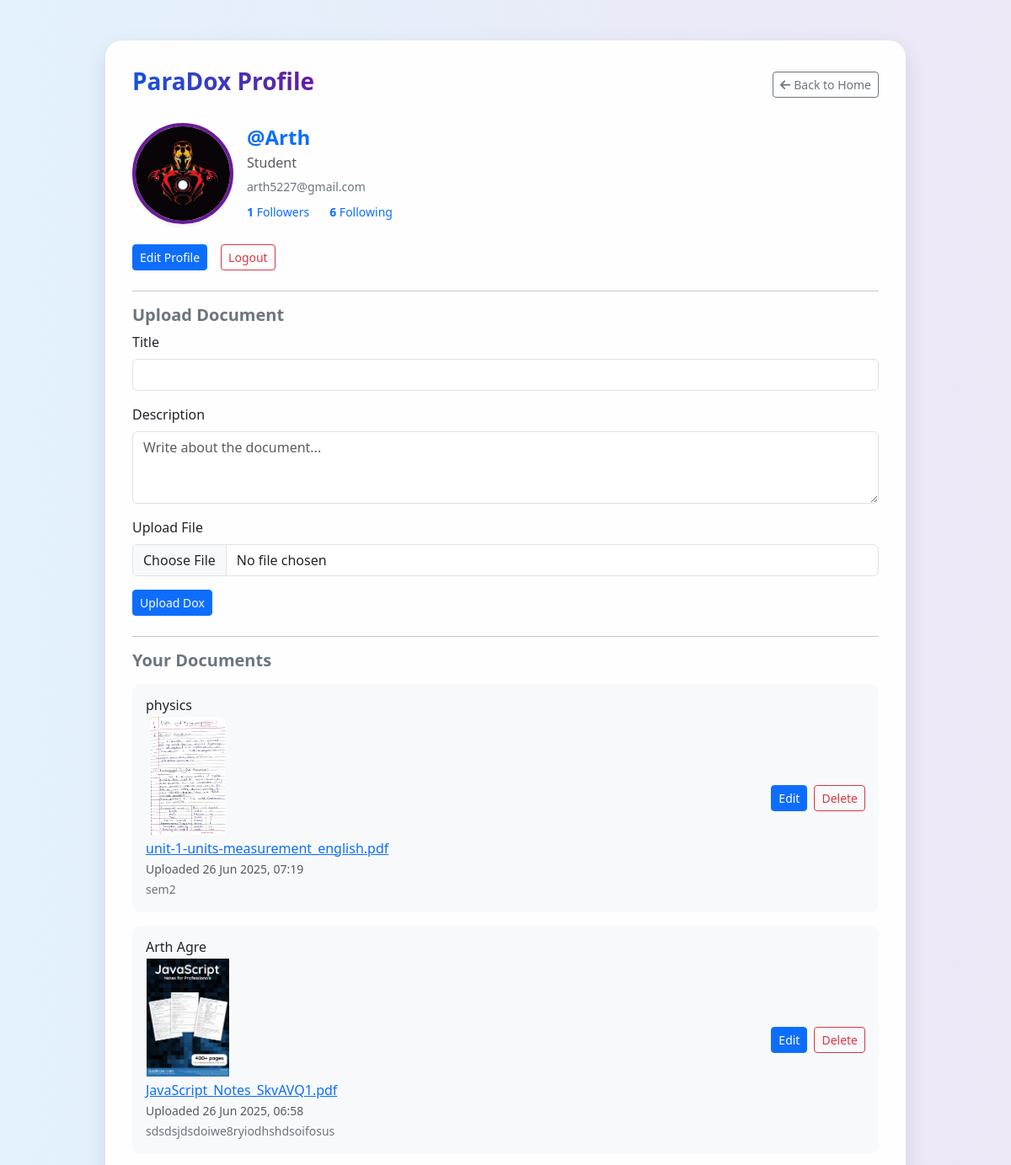
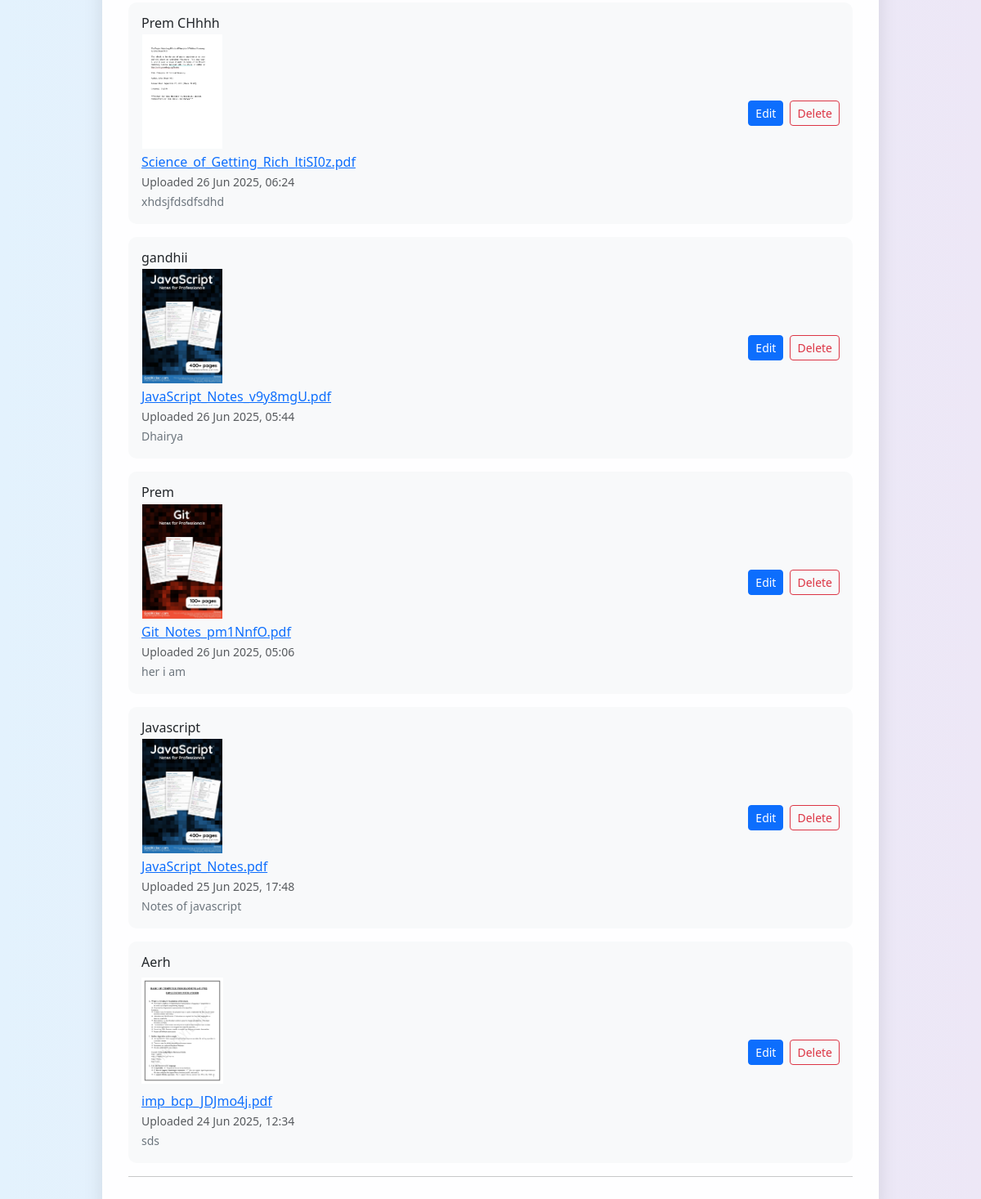
Screenshot of /profile/ (signed in) with the database file from the repository (2 pictures, top to bottom).
### apps/dashboard/models.py (models this page shows)
class User(models.Model):
    email = models.EmailField(unique=True)
    name = models.CharField(max_length=100, default="User", null=True, blank=True)
    mobile = models.CharField(max_length=14, unique=True)
    password = models.CharField(max_length=255)
    otp = models.IntegerField(null=True, blank=True)
    is_active = models.BooleanField(default=False)
    followers = models.ManyToManyField('self', symmetrical=False, related_name='following', blank=True)
    bio = models.TextField(blank=True, null=True)
    profile_image = models.ImageField(upload_to='profile_images/',blank=True, null=True)
    from django.db import models

class Document(models.Model):
    user = models.ForeignKey(User, on_delete=models.CASCADE)
    file = models.FileField(upload_to='documents/')
    title = models.CharField(max_length=100)
    description = models.TextField(blank=True)
    file = models.FileField(upload_to='documents/')
    thumbnail = models.ImageField(upload_to='thumbnails/', blank=True, null=True)
    uploaded_at = models.DateTimeField(auto_now_add=True)

### apps/dashboard/views.py (the view, shortened to what this page needs)
# urls.py: path('profile/', views.profile, name='profile'),
@login_required
def profile(request):
    user = User.objects.get(id=request.session['user_id'])
    uploaded_docs = Document.objects.filter(user=user).order_by('-uploaded_at')
    return render(request, 'dashboard/profile.html', {
        'user': user,
        'uploaded_docs': uploaded_docs,
        'followers_count': user.followers.count(),
        'following_count': user.following.count(),
        'followers': user.followers.all(),
        'following': user.following.all()
    })

### apps/dashboard/context_processors.py (called while the page is built)
def current_user(request):
    user_id = request.session.get('user_id')
    if user_id:
        try:
            user = User.objects.get(id=user_id)
            return {'user': user}
        except User.DoesNotExist:
            return {}
    return {}

### apps/dashboard/views.py (called while the page is built)
def login_required(view_func):
    @wraps(view_func)
    def wrapper(request, *args, **kwargs):
        if 'user_id' not in request.session:
            return redirect('sign_in')
        return view_func(request, *args, **kwargs)
    return wrapper

### apps/dashboard/templates/dashboard/profile.html (shortened to what this page needs)
{% load static %}
<!DOCTYPE html>
<html lang="en">
<head>
  <link href="https://cdn.jsdelivr.net/npm/bootstrap@5.3.3/dist/css/bootstrap.min.css" rel="stylesheet">
</head>
<body>
  <div class="container py-5">
    <div class="row justify-content-center">
      <div class="col-lg-10 glass">
        <div class="d-flex justify-content-between align-items-center mb-4">
          <h3 class="text-gradient fw-bold">ParaDox Profile</h3>
          <a href="{% url 'index' %}" class="btn btn-sm btn-outline-secondary">
            <i class="fas fa-arrow-left me-1"></i>Back to Home
          </a>
        </div>
        <div class="d-flex align-items-center mb-4">
          {% if user.profile_image and 'default-profile-icon.jpg' not in user.profile_image.url %}
            <img src="{{ user.profile_image.url }}" class="profile-img-lg shadow-sm" alt="Profile">
          {% else %}
            <img src="{% static 'dashboard/images/default-profile-icon.jpg' %}" class="profile-img-lg shadow-sm" alt="Default">
          {% endif %}
          <div>
            <h4 class="fw-bold text-primary mb-1">@{{ user.name }}</h4>
            <p class="text-muted mb-1">{{ user.bio|default:"No bio yet." }}</p>
            <small class="text-secondary">{{ user.email }}</small>
            <div class="d-flex gap-4 mt-2 small">
              <a href="#" data-bs-toggle="modal" data-bs-target="#followersModal" class="text-decoration-none">
                <strong>{{ followers_count }}</strong> Followers
              </a>
              <a href="#" data-bs-toggle="modal" data-bs-target="#followingModal" class="text-decoration-none">
                <strong>{{ following_count }}</strong> Following
              </a>
            </div>
          </div>
        </div>
        <div class="mb-4 d-flex gap-3">
          <a href="{% url 'edit_profile' %}" class="btn btn-primary btn-sm">Edit Profile</a>
          <form method="POST" action="{% url 'logout' %}">
            <button class="btn btn-outline-danger btn-sm">Logout</button>
          </form>
        </div>
        <hr>
        <div class="mb-4">
          <h5 class="fw-semibold text-secondary">Upload Document</h5>
          <form method="POST" enctype="multipart/form-data">
            <div class="mb-3">
              <label for="title" class="form-label">Title</label>
              <input type="text" class="form-control" name="title" id="title" required>
            </div>
            <div class="mb-3">
              <label for="description" class="form-label">Description</label>
              <textarea name="description" class="form-control" rows="3" placeholder="Write about the document..."></textarea>
            </div>
            <div class="mb-3">
              <label for="formFile" class="form-label">Upload File</label>
              <input type="file" name="document" class="form-control" id="formFile" required>
            </div>
            <button type="submit" class="btn btn-primary btn-sm">Upload Dox</button>
          </form>
        </div>
        <hr>
        <h5 class="fw-semibold text-secondary mb-3">Your Documents</h5>
        {% if uploaded_docs %}
          {% for doc in uploaded_docs %}
          <div class="rounded-section mb-3 d-flex justify-content-between align-items-center">
            <div>
              <h6 class="mb-1">{{ doc.title }}</h6>
              {% if doc.thumbnail %}
              <img src="{{ doc.thumbnail.url }}" alt="Preview" class="doc-preview mb-1">
              {% else %}
              <img src="{% static 'dashboard/images/default-thumbnail.png' %}" alt="Preview" class="doc-preview mb-1">
              {% endif %}
              <br>
              <a href="{{ doc.file.url }}" target="_blank">{{ doc.file.name|slice:"10:" }}</a><br>
              <small class="text-muted">Uploaded {{ doc.uploaded_at|date:"d M Y, H:i" }}</small><br>
              <small class="text-secondary">{{ doc.description }}</small>
            </div>
            <div class="d-flex gap-2">
              <a href="{% url 'update_document' doc.id %}" class="btn btn-sm btn-primary">Edit</a>
              <form method="POST" action="{% url 'delete_document' doc.id %}">
                <button class="btn btn-sm btn-outline-danger">Delete</button>
              </form>
            </div>
          </div>
          {% endfor %}
        {% else %}
          <p class="text-muted">You haven't uploaded any documents yet.</p>
        {% endif %}
        <hr>
      </div>
    </div>
  </div>
</body>
</html>

### apps/dashboard/templates/dashboard/profile.html (style rules this page uses)
body { background: linear-gradient(to right, #e3f2fd, #ede7f6); font-family: 'Segoe UI', sans-serif; }
.glass { background: rgba(255, 255, 255, 0.95); border-radius: 20px; box-shadow: 0 8px 24px rgba(0, 0, 0, 0.1); padding: 2rem; }
.profile-img-lg { width: 120px; height: 120px; border-radius: 50%; object-fit: cover; border: 4px solid #6a1b9a; margin-right: 1rem; }
.text-gradient { background: linear-gradient(to right, #1354df, #6a1b9a); -webkit-background-clip: text; -webkit-text-fill-color: transparent; }
.doc-preview { width: 100px; height: 140px; object-fit: contain; }
.rounded-section { background: #f8f9fa; border-radius: 10px; padding: 1rem; }

### rows the page displays
User: profile_image (picture), name "Arth", bio "Student", email "arth5227@gmail.com"
Document: title "physics", thumbnail (picture), file.name "unit-1-units-measurement_english.pdf", uploaded_at "26 Jun 2025, 07:19", description "sem2"
Document: title "Arth Agre", thumbnail (picture), file.name "JavaScript_Notes_SkvAVQ1.pdf", uploaded_at "26 Jun 2025, 06:58", description "sdsdsjdsdoiwe8ryiodhshdsoifosus"
Document: title "Prem CHhhh", thumbnail (picture), file.name "Science_of_Getting_Rich_ltiSI0z.pdf", uploaded_at "26 Jun 2025, 06:24", description "xhdsjfdsdfsdhd"
Document: title "gandhii", thumbnail (picture), file.name "JavaScript_Notes_v9y8mgU.pdf", uploaded_at "26 Jun 2025, 05:44", description "Dhairya"
Document: title "Prem", thumbnail (picture), file.name "Git_Notes_pm1NnfO.pdf", uploaded_at "26 Jun 2025, 05:06", description "her i am"
Document: title "Javascript", thumbnail (picture), file.name "JavaScript_Notes.pdf", uploaded_at "25 Jun 2025, 17:48", description "Notes of javascript"
Document: title "Aerh", thumbnail (picture), file.name "imp_bcp_JDJmo4j.pdf", uploaded_at "24 Jun 2025, 12:34", description "sds"

### other values shown
{{ followers_count }} "1"
{{ following_count }} "6"
